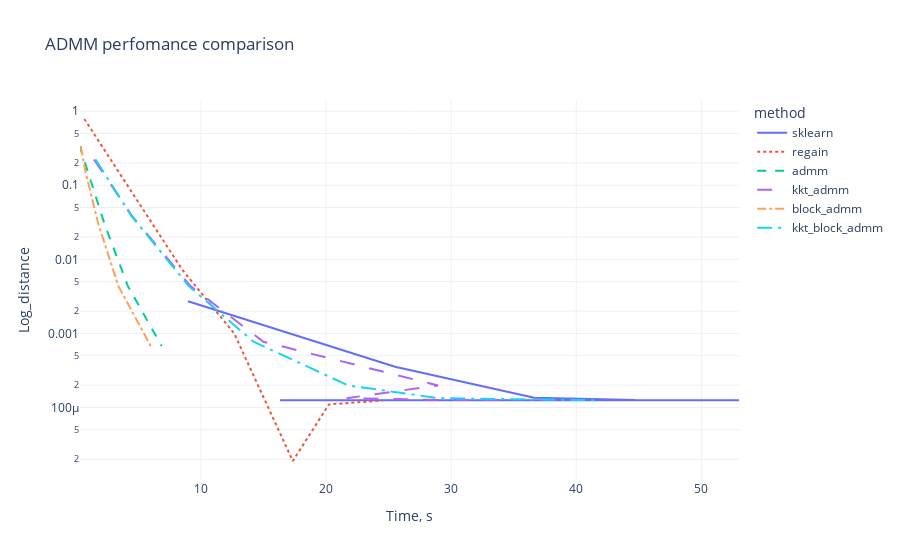

The cell this chart's notebook holds for it:
### Code cell
fig = px.line(df, x="sec_time", y="distance", color= "method", log_y = True, line_dash='method',
#               text = "str_tol",
        labels={"sec_time": "Time, s",
                "distance": "Log_distance",
                "method": "method"
                 },
        template = "plotly_white",
              title='ADMM perfomance comparison')
fig.update_traces(textposition='top center')
fig.show()

### Figure 1 — Plotly figure (JSON) as saved in the notebook; plotly's stock layout.template omitted (floating-point values rounded to 4 significant figures)
{"data": [{"hovertemplate": "method=sklearn<br>Time, s=%{x}<br>Log_distance=%{y}<extra></extra>", "legendgroup": "sklearn", "line": {"color": "#636efa", "dash": "solid"}, "mode": "lines", "name": "sklearn", "orientation": "v", "showlegend": true, "textposition": "top center", "type": "scatter", "x": [8.96, 25.51, 36.64, 44.69, 53.01, 50.46, 27.88, 16.31], "xaxis": "x", "y": [0.002712, 0.0003553, 0.0001356, 0.0001258, 0.0001254, 0.0001254, 0.0001254, 0.0001254], "yaxis": "y"}, {"hovertemplate": "method=regain<br>Time, s=%{x}<br>Log_distance=%{y}<extra></extra>", "legendgroup": "regain", "line": {"color": "#EF553B", "dash": "dot"}, "mode": "lines", "name": "regain", "orientation": "v", "showlegend": true, "textposition": "top center", "type": "scatter", "x": [0.67, 0.96, 4.52, 8.51, 12.66, 17.34, 20.23, 24.52], "xaxis": "x", "y": [0.7845, 0.6627, 0.07843, 0.007218, 0.0009955, 1.892e-05, 0.00011, 0.000124], "yaxis": "y"}, {"hovertemplate": "method=admm<br>Time, s=%{x}<br>Log_distance=%{y}<extra></extra>", "legendgroup": "admm", "line": {"color": "#00cc96", "dash": "dash"}, "mode": "lines", "name": "admm", "orientation": "v", "showlegend": true, "textposition": "top center", "type": "scatter", "x": [0.48, 0.47, 0.45, 0.33, 0.92, 2.3, 4.15, 6.85], "xaxis": "x", "y": [0.329, 0.329, 0.329, 0.329, 0.1596, 0.02977, 0.004378, 0.0006775], "yaxis": "y"}, {"hovertemplate": "method=kkt_admm<br>Time, s=%{x}<br>Log_distance=%{y}<extra></extra>", "legendgroup": "kkt_admm", "line": {"color": "#ab63fa", "dash": "longdash"}, "mode": "lines", "name": "kkt_admm", "orientation": "v", "showlegend": true, "textposition": "top center", "type": "scatter", "x": [1.45, 4.48, 9.14, 14.99, 28.95, 21.65, 29.13, 34.62], "xaxis": "x", "y": [0.2224, 0.0387, 0.004378, 0.0007717, 0.0001984, 0.0001332, 0.0001262, 0.0001255], "yaxis": "y"}, {"hovertemplate": "method=block_admm<br>Time, s=%{x}<br>Log_distance=%{y}<extra></extra>", "legendgroup": "block_admm", "line": {"color": "#FFA15A", "dash": "dashdot"}, "mode": "lines", "name": "block_admm", "orientation": "v", "showlegend": true, "textposition": "top center", "type": "scatter", "x": [0.43, 0.41, 0.4, 0.4, 0.74, 1.8, 3.39, 5.98], "xaxis": "x", "y": [0.329, 0.329, 0.329, 0.329, 0.1596, 0.02977, 0.004378, 0.0006775], "yaxis": "y"}, {"hovertemplate": "method=kkt_block_admm<br>Time, s=%{x}<br>Log_distance=%{y}<extra></extra>", "legendgroup": "kkt_block_admm", "line": {"color": "#19d3f3", "dash": "longdashdot"}, "mode": "lines", "name": "kkt_block_admm", "orientation": "v", "showlegend": true, "textposition": "top center", "type": "scatter", "x": [1.58, 4.43, 9.01, 14.2, 21.77, 29.01, 39.71, 41.45], "xaxis": "x", "y": [0.2224, 0.0387, 0.004378, 0.0007717, 0.0001984, 0.0001332, 0.0001262, 0.0001255], "yaxis": "y"}], "layout": {"legend": {"title": {"text": "method"}, "tracegroupgap": 0}, "title": {"text": "ADMM perfomance comparison"}, "xaxis": {"anchor": "y", "domain": [0, 1], "title": {"text": "Time, s"}}, "yaxis": {"anchor": "x", "domain": [0, 1], "title": {"text": "Log_distance"}, "type": "log"}}}
